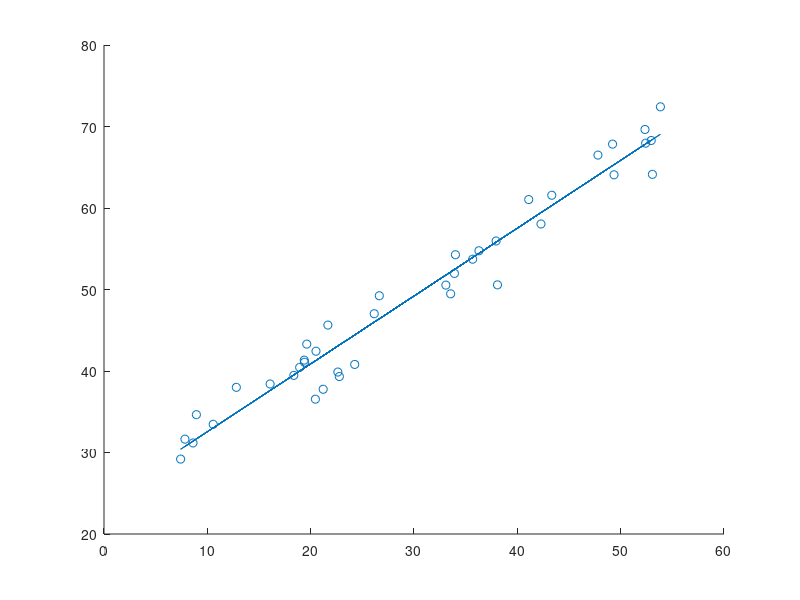

MATLAB code for this plot:
%% EXERCICE 1 : Creation de tableaux, accès à un élément

% A tester
% 
% % L'espace ou la virgule sont equivalents pour definir les tableaux.
% 

% L1 = [10 20 30 40]
% L2 = [5, 10, 15, 20]
 
% 
% % Creation d'un vecteur colonne
% % Le point virgule permet de passer a la ligne suivante.
% 

% C1 = [10; 20; 30; 40]

 
%
% % Acces a un element d'un tableau. Les indices commencent a 1
%
 
% L2(1)
% C1(2)

% 
% % definition d'une matrice 3x3
%
 
%M1 = [ 10 20 30 ; 40 50 60; 70 80 90]

% 
% % taille d'un tableau
% 

% size(L1)
% size(C1)
% size(M1)

% 
% % La taille est une structure 
% % Premiere valeur : le nombre de lignes
% % Seconde valeur  : le nombre de colonnes
% 
 
% size(L1, 1)
 %size(L1, 2)
 
% size(C1, 1)
 %size(C1, 2)
 
%nbLig = size(M1, 1)
%nbCol = size(M1, 2)

% 
% % Acceder aux elements d'un tableau 2D (indiceLigne, indiceColonne)
% 
% 

 %iL = 2;
 %iC = 3;
 %M1(iL, iC)

%
% % Extraire une colonne
%
 
%M1(:,1)
%M1(:,3)
 
% 
% % Extraire une ligne 
% 
 
% M1(2,:)

%
% %  Extraire un sous-tableau
%
 
% M1(2:3,1:2)
 
% 
% % Supprimer des lignes. Modifie le tableau
%
 
% M1(2:3,:) = []

% 
% % Supprimer des colonnes
% 
 
% M1(:,2:3) = []


% 
% % Fonctions predefinies de creation de tableaux
% 
 
% M2 = zeros(3) % tableau 3x3!
 
% M3 = zeros(1,3)
 
% M4 = ones(2,4)

% Id = eye(2,3) % tableau 2x3 rempli de 0 avec 1 sur diagonale depuis haut gauche 

%
% % Tableau de valeurs parcourant un intervalle
%
 
% V1 = 1:10 % pas entier de 1 par defaut

% V2 = 1:0.2:5

% M5 = [1:1:5;2:1:6]

%
% %  Creer un tableau à partir de ses lignes
% 

 %T1 = [5 1 3]
 %T2 = [10 4 2]
 %T3 = [3 5 0]
 %M6 = [T1; T2; T3] 

% ou 
% M6 =  vertcat(T1, T2, T3)

% 
% % Concaténer des tableaux 1D
%

% M7 = [T1 T2 T3]
% ou
% M7 = horzcat(T1, T2, T3)
 


%  
% % Dupliquer une matrice
% 
 
%M8 = [1 2 3 ; 4 5 6]
%M9 = repmat(M8, 3, 2)

%  
% % Redimensionner une matrice
% % le nombre d'elements est le meme avant et apres
% % le parcours colonne par colonne donne la meme suite d'elements
%

%M10 = reshape(M9, size(M9,2)/2, size(M9,1)*2)

% 
% % Creer un tableau aleatoirement.
%  

 %V3 = rand(1, 10) % parametres = dimension du tableau

 %M11 = rand(5, 3)

 %M12 = randi(50, 2, 20)


%% EXERCICE 2 : Trier un tableau 

% A tester

 %V4 = sort(V3)

% M13 = reshape(V4, 2, 5)

%M11= sort(M11, 2) % chaque colonne est triée

%M11 =sort(M11, 1) % chaque ligne est triée


% A ecrire
% ...
%M = randi(100,4,9)

% Methode de tri 1
%M = sort(M,1)
%M = sort(M,2) 

%Methode de tri 2 correct
%M = reshape(M,1,36)
%M= sort(M,2)
%M = reshape(M,9,4)'





 
%% EXERCICE 3 : Indexation logique

% A tester
%
% % Chercher des elements dans un tableau, B1 est un tableau de booleens
% 

 %V5 = randi(25,1,200)
 %B1 = V5>20

% 
% % V6 contient les valeurs de V5 qui sont superieures a 20
%

 %V6 = V5(B1)
% ou
% V6 = V5(V5>20)

%
% % Index contient les indices dans V5 ou les elements sont superieurs a 20. 
%
 %Index = find(V5 > 20)

% A ecrire

Va = randi(25,1,17)
Vb = randi(25,1,17)

Vma = Va>Vb
vmb= ~Vma
max=(Vma.*Va)+(vmb.*Vb)


%Vmax= max(Va,Vb) 


%% EXERCICE 4 : opérations arithmétiques sur vecteurs et matrices

% A tester

%Mat1 = randi(20, 10, 10)

%Mat2 = randi (20, 10, 10)

%VecLigne = randi (20, 1, 10)

%VecCol = VecLigne' % equivalent a VecCol = transpose (VecLigne)
 
%
% % Addition et soustraction - fonctionne sur des matrices de meme taille
%
  
  % Mat3 = Mat1 + Mat2
 %  Mat4 = Mat1 - Mat2
   
%
% % Somme des éléments d'une matrice
% 

 %S1 = sum(VecLigne)
 %S2 = sum(VecCol)
 %S3 = sum(Mat1) % somme colonne par colonne
 %S4 = sum(Mat1, 1) % idem 
 %S5 = sum(Mat1, 2) % somme ligne par ligne


% 
% % Multiplication de deux matrices (attention a la coherence des dimensions)
% 

 %Mat5 = Mat1*Mat2

 %Mat6 = Mat1 .* Mat2

 %Vec1 = Mat1 * VecCol
 
 %Vec2 = VecLigne * Mat2
 
 %Mat7 = VecCol * VecLigne
 
 %ProduitScalaire =  VecLigne * VecCol

%
% % Inversion et resolution de systeme lineaire
% 

% InvMat3 = inv(Mat3)  % inverser une matrice (si elle est inversible)


% Res = Mat3\VecCol
% ou
% Res1= InvMat3*VecCol
 

%% EXERCICE 5 : affichage 

% A tester

%
% % Affichage d'une courbe définie par les coordonnées de ses points
%

% X = -10:0.1:10;
% Y = normpdf(X, 0, 10);

% plot(X, Y)
% ou 
% plot(X, Y, 'g--x')
% ou 
 %scatter(X, Y)

%
% % On peut superposer plusieurs affichage dans la meme figure
%

% Y2 = normpdf(X, 3, 2);
% hold on;
%  plot(X, Y)
%  plot(X, Y2)
%  hold off; 

%
% % On peut creer plusieurs figures en meme temps
%
%  close all % pour fermer d'autres figures creees precedemment
%  figure('Name', 'loi normale de moyenne 0')
%  plot(X, Y)
%  figure('Name', 'loi normale de moyenne 3')
%  plot(X, Y2)


%
% % utilisation de la fonction parabole (fichier parabole.m)
%

 %close all
 %axis auto;
% X = -100: 100;
 %Y = parabole(X);
 %plot(X, Y)

% ou 
 %fplot('parabole',[-100 100])

%
% % en 3D
%


%  mu = [0 0];
%  sigma = [2 1; 1 3];

%  x1 = -10:0.5:10;
%  y1 = -10:0.5:10;
% 
%  [X,Y] = meshgrid(x1, y1);
% 
%  Z = mvnpdf([X(:) Y(:)], mu, sigma);
% 
%  S = reshape(Z,length(x1),length(y1));
% 
% surf(x1, y1, S);
% ou 
% scatter3(X(:), Y(:), Z)

%  caxis([min(S(:))-.5*range(S(:)),max(S(:))]);
% 
%  axis([-10 10 -10 10 0 .2])
% 
%  xlabel('x'); ylabel('y'); zlabel('Probability Density');

% A ecrire
% ...

%vd = [1 2];
%p = [1 1];

%vn = [-2 1]

%x = [-10 10]
%y = droite2DVD(x,vd,p)
%figure('Name','Droite2DVD')
%plot(x, y)

%y = droite2DNorm(x, vn, p)
%figure('Name','Droite2DNorm')
%plot(x,y)

% Régression Linéaire 
m = 40;
sizeNoise = 10;
x = rand(m,1).*50 + 5;
noise = rand(m,1) * sizeNoise;
pente = 0.8;
c =  20;
y = c + pente*x + noise;

T1 = (m * sum(x.*y) - sum(sum(x)*sum(y))) / (m * sum(x.*x) - (sum(x) * sum(x)))
T0 = (sum(y) - T1 * sum(x)) / m 

figure('Name','Nuage de points + regression lineaire')
hold on 
scatter(x,y)
plot(x, (T0 + (T1.*x)))
hold off

%figure('Name','Regress')
%hold on
%scatter(x,y)
%plot(x, (regress(x,y) * x + T0 ))
%hold off

function y = droite2DVD (x, vd ,p)
    vd = vd(2) / vd(1)
    b = p(2) - vd * p(1);
    y = vd * x + b;
end

function y = droite2DNorm (x, n, p)
     n = [n(2) -n(1)]
     y = droite2DVD(x, n, p)
end

